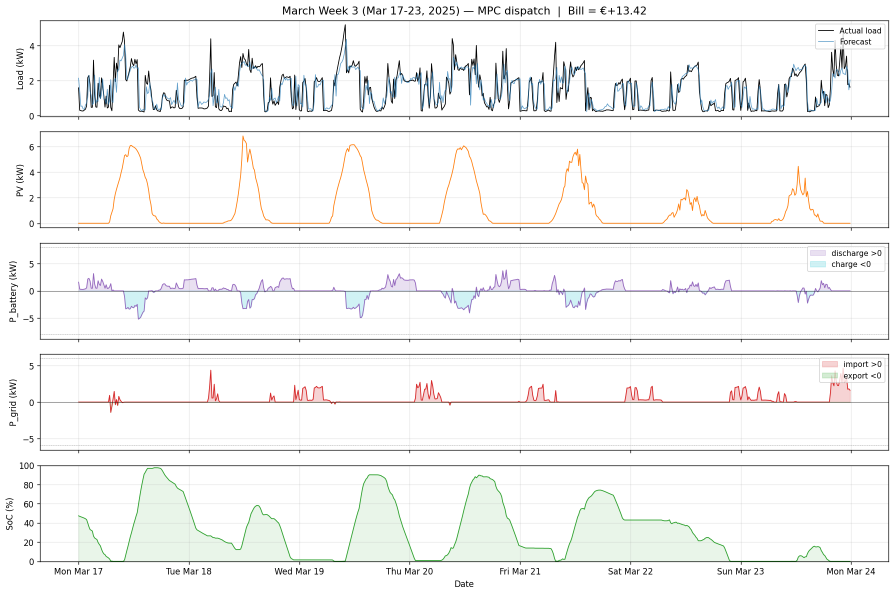
#> input picture outputs/plots/presentation/march_week3_dispatch.png, 1789 x 1189 px (shown at 1/2 size)
$ python build_presentation_pdf.py
#> lines starting #> are read from the running program, lines starting #| are printed output that depends on the picture
"""
Self-contained PDF renderer for the 6-slide deck. Uses matplotlib so no
PowerPoint / LibreOffice dependency. Output: 16:9 widescreen PDF, matches
the .pptx layout in clean blue/white.
"""
import sys, json
from pathlib import Path
sys.path.insert(0, str(Path(__file__).parents[1]))

import numpy as np
import matplotlib
matplotlib.use("Agg")
import matplotlib.pyplot as plt
from matplotlib.backends.backend_pdf import PdfPages
from matplotlib.patches import FancyBboxPatch, Rectangle, FancyArrowPatch
import matplotlib.image as mpimg

ROOT = Path(__file__).parents[1]
OUT  = ROOT / "day 2" / "Team 25- Ahmed Mohamed Bayoumi.pdf"
OUT.parent.mkdir(parents=True, exist_ok=True)

# Palette — only blue and white
WHITE  = "#FFFFFF"
BLUE   = "#2A5DAA"
NAVY   = "#0F2D52"
LIGHT  = "#DAE5F4"
SOFT   = "#F6F8FC"
GREY   = "#555F6B"
PALE   = "#E9EDF2"

# 16:9 page (PowerPoint widescreen) at 200 DPI → 13.33 × 7.5 inches
PAGE_W, PAGE_H = 13.333, 7.5

# Helper: create a fresh slide canvas
def new_slide():
    fig = plt.figure(figsize=(PAGE_W, PAGE_H), facecolor=WHITE)
    ax = fig.add_axes([0, 0, 1, 1])      # fills page
    ax.set_xlim(0, PAGE_W); ax.set_ylim(0, PAGE_H)
    ax.invert_yaxis()                     # so y=0 is at TOP (PowerPoint convention)
    ax.set_axis_off()
    return fig, ax

def title_block(ax, num, title):
    # Left blue accent bar
    ax.add_patch(Rectangle((0, 0), 0.30, PAGE_H, color=BLUE))
    ax.text(0.50, 0.78, f"0{num}", fontsize=42, color=BLUE, weight="bold",
            ha="left", va="top", family="DejaVu Sans")
    ax.text(0.50, 1.50, title, fontsize=22, color=NAVY, weight="bold",
            ha="left", va="top", family="DejaVu Sans")
    # divider line
    ax.add_patch(Rectangle((0.50, 1.85), PAGE_W-1.0, 0.02, color=PALE))


def stage_box(ax, x, y, w, h, top, body):
    # Soft fill
    ax.add_patch(Rectangle((x, y), w, h, color=SOFT, ec=LIGHT))
    # Left accent
    ax.add_patch(Rectangle((x, y), 0.10, h, color=BLUE))
    # Title + body
    ax.text(x+0.25, y+0.20, top, fontsize=11, color=NAVY, weight="bold",
            va="top", family="DejaVu Sans")
    ax.text(x+0.25, y+0.45, body, fontsize=9.5, color=GREY,
            va="top", family="DejaVu Sans")


def numbered_step(ax, x, y, w, h, n, body):
    ax.add_patch(Rectangle((x, y), w, h, color=SOFT, ec=LIGHT))
    # Blue circle for number
    ax.add_patch(Rectangle((x+0.08, y+0.08), 0.42, h-0.16, color=BLUE))
    ax.text(x+0.29, y+h/2, str(n), fontsize=14, color=WHITE, weight="bold",
            ha="center", va="center", family="DejaVu Sans")
    ax.text(x+0.65, y+h/2, body, fontsize=11, color=NAVY,
            ha="left", va="center", family="DejaVu Sans")


def kpi_number(ax, x, y, value, sub, big=64):
    ax.text(x, y, value, fontsize=big, color=NAVY, weight="bold",
            ha="left", va="top", family="DejaVu Sans")
    ax.text(x, y + (big*0.012)+0.05, sub, fontsize=11, color=GREY, style="italic",
            ha="left", va="top", family="DejaVu Sans")


def add_image(ax, path, x, y, w):
    """Place an image at (x,y) with width w (page-units), preserving aspect."""
    img = mpimg.imread(str(path))
    aspect = img.shape[0] / img.shape[1]
    h = w * aspect
    ax.imshow(img, extent=[x, x+w, y+h, y], aspect="auto", interpolation="hanning")
    return h


# ─────────────────────────────────────────────────────────────────────
with PdfPages(str(OUT)) as pdf:

    # ────────────── SLIDE 1 — Forecasting model ──────────────────────
    fig, ax = new_slide()
    title_block(ax, 1, "Forecasting model")

    # Architecture stack (left)
    arch_x, arch_w = 0.7, 7.0
    arch_y = 1.85
    box_h, gap = 0.55, 0.18
    stages = [
        ("INPUT",  "load · pv · weather · ARPA radiation · holidays · Italian TOU"),
        ("v7 FEATURES",  "lag · rolling · wavelet · clear-sky physics · cyclical (153 cols)"),
        ("8-BAG LIGHTGBM",  "online retraining + walkforward · diverse light-reg configs"),
        ("LSTM-AE  (PyTorch · GPU)",  "encoder 4 → 32 → 16 bottleneck on past-96 windows"),
        ("5-FOLD CV-NNLS BLEND",  "honest stacking — per-fold weights from out-of-fold residuals"),
        ("MA(3) + α-RESCALE",  "variance-preserving smoothing (no test actuals used)"),
    ]
    for i, (top, bot) in enumerate(stages):
        y = arch_y + i*(box_h + gap)
        stage_box(ax, arch_x, y, arch_w, box_h, top, bot)
        if i < len(stages)-1:
            cx = arch_x + 0.05
            ax.plot([cx, cx], [y+box_h, y+box_h+gap], color=BLUE, linewidth=1.4)
    final_y = arch_y + len(stages)*(box_h+gap)
    ax.add_patch(Rectangle((arch_x, final_y), arch_w, 0.55, color=BLUE))
    ax.text(arch_x+arch_w/2, final_y+0.27,
            "FINAL FORECAST  →  feeds MPC dispatch loop",
            fontsize=12, color=WHITE, weight="bold",
            ha="center", va="center", family="DejaVu Sans")

    # Right column — metrics
    m_x = arch_x + arch_w + 0.6
    m_w = PAGE_W - m_x - 0.5
    ax.text(m_x, 1.85, "2025 test set", fontsize=11, color=BLUE, weight="bold",
            va="top", family="DejaVu Sans")
    ax.text(m_x, 2.20, "(April + September, 5760 timesteps)",
            fontsize=10, color=GREY, style="italic", va="top", family="DejaVu Sans")
    ax.text(m_x, 2.85, "52.17%", fontsize=64, color=NAVY, weight="bold",
            va="top", family="DejaVu Sans")
    ax.text(m_x, 3.95, "NRMSE", fontsize=14, color=BLUE, weight="bold",
            va="top", family="DejaVu Sans")
    ax.text(m_x, 4.25, "primary ranking metric", fontsize=10, color=GREY,
            style="italic", va="top", family="DejaVu Sans")
    rows = [("RMSE", "0.470 kW"), ("MAE", "0.283 kW"),
            ("April only", "48.40 %"), ("September only", "56.50 %")]
    for i, (k, v) in enumerate(rows):
        yy = 4.85 + i*0.36
        ax.text(m_x,           yy, k, fontsize=12, color=GREY, va="top", family="DejaVu Sans")
        ax.text(m_x+m_w-0.05,  yy, v, fontsize=13, color=NAVY, weight="bold",
                ha="right", va="top", family="DejaVu Sans")

    pdf.savefig(fig, bbox_inches=None, pad_inches=0); plt.close(fig)
#> after `pdf.savefig(fig, bbox_inches=None, pad_inches=0)`:
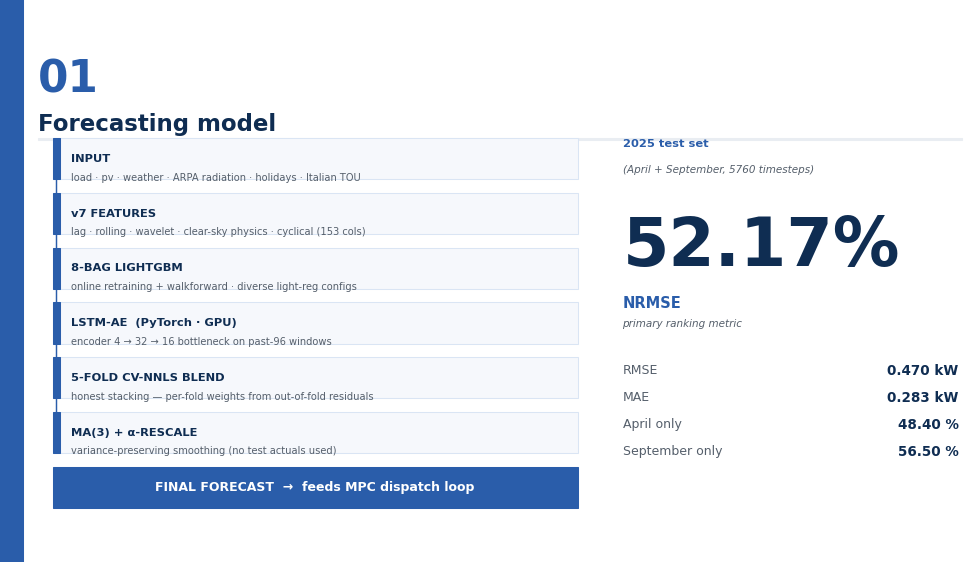
#> figure drawn by matplotlib, 1 panel

    # ────────────── SLIDE 2 — Controller approach ────────────────────
    fig, ax = new_slide()
    title_block(ax, 2, "Controller approach  ·  Rolling-horizon MPC, H = 96")

    # Left — MPC loop
    mpc_x, mpc_w = 0.7, 7.0
    ax.text(mpc_x, 1.85, "MPC LOOP — at each 15-min step",
            fontsize=11, color=BLUE, weight="bold", va="top", family="DejaVu Sans")
    step_y = 2.35
    step_h = 0.62; step_gap = 0.12
    steps = [
        (1, "Get load forecast for next H = 96 steps (24 h)"),
        (2, "Solve LP — 481 vars: p_chg, p_dis, p_imp, p_exp, soc"),
        (3, "Apply hard constraints — SoC ∈ [0,1], ±8 kW battery, ±6 kW grid"),
        (4, "Execute first action only (discard the rest)"),
        (5, "Update SoC from realised battery action, advance to t+1"),
    ]
    for i, (n, body) in enumerate(steps):
        y = step_y + i*(step_h + step_gap)
        numbered_step(ax, mpc_x, y, mpc_w, step_h, n, body)

    # Right — solver + horizon
    r_x = mpc_x + mpc_w + 0.5
    r_w = PAGE_W - r_x - 0.5
    ax.text(r_x, 1.85, "OPTIMIZER", fontsize=11, color=BLUE, weight="bold",
            va="top", family="DejaVu Sans")
    ax.text(r_x, 2.30, "scipy.optimize.linprog  (HiGHS)",
            fontsize=15, color=NAVY, weight="bold", va="top", family="DejaVu Sans")
    ax.text(r_x, 2.85,
            "→  Linear program — convex, polynomial-time, single global optimum\n"
            "→  Open-source, deterministic, ~10 ms per H=96 solve\n"
            "→  No MIP needed: at non-negative tariffs, LP picks one direction naturally",
            fontsize=10.5, color=GREY, va="top", family="DejaVu Sans")

    ax.text(r_x, 4.50, "WHY H = 96  (24-hour horizon)",
            fontsize=11, color=BLUE, weight="bold", va="top", family="DejaVu Sans")

    table_top = 5.0
    rows = [("H","Bill (€)","vs A"),
            ("4",  "+63.71", "+71"),
            ("24", "+6.22",  "+14"),
            ("48", "−16.71", "−9"),
            ("96", "−18.89", "−11")]
    col_xs = [r_x+0.15, r_x+r_w*0.40, r_x+r_w*0.72]
    for i, row in enumerate(rows):
        yy = table_top + i*0.30
        is_h = (i == 0); is_w = (i == len(rows)-1)
        if is_h:
            ax.add_patch(Rectangle((r_x, yy-0.05), r_w, 0.30, color=NAVY))
        elif is_w:
            ax.add_patch(Rectangle((r_x, yy-0.05), r_w, 0.30, color=LIGHT))
        fg = WHITE if is_h else NAVY
        for c, cell in enumerate(row):
            ax.text(col_xs[c], yy+0.10, cell, fontsize=11, color=fg,
                    weight=("bold" if is_h or is_w else "normal"),
                    ha="left", va="center", family="DejaVu Sans")

    ax.text(r_x, table_top+len(rows)*0.30+0.15,
            "Captures full F3-night → F1-day arbitrage cycle.",
            fontsize=10, color=GREY, style="italic", va="top", family="DejaVu Sans")

    pdf.savefig(fig, bbox_inches=None, pad_inches=0); plt.close(fig)
#> after `pdf.savefig(fig, bbox_inches=None, pad_inches=0)`:
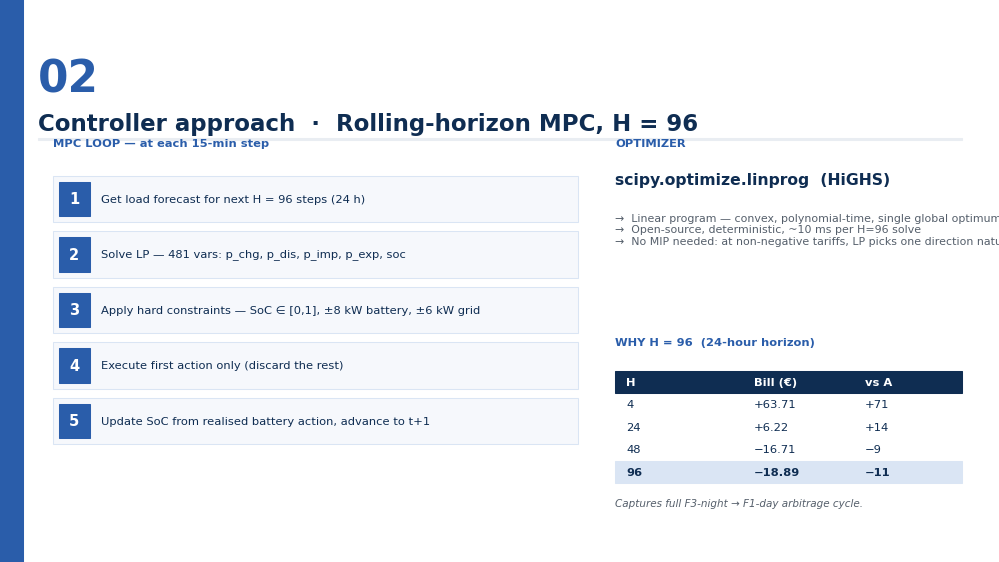
#> figure drawn by matplotlib, 1 panel

    # ────────────── SLIDE 3 — March W3 dispatch ──────────────────────
    fig, ax = new_slide()
    title_block(ax, 3, "March Week 3 dispatch  ·  Mar 17 – 23, 2025")
    add_image(ax, ROOT / "outputs/plots/presentation/march_week3_dispatch.png",
              0.7, 1.85, 11.9)
#> in add_image, img is the input picture: shape (1189, 1789, 4) float32; mean R, G, B, A 0.959, 0.963, 0.958, 1
    ax.text(PAGE_W/2, 7.05,
            "All hard constraints respected: battery [-5.2, +3.8] kW (limit ±8) · grid [-1.4, +4.7] kW (limit ±6) · SoC [0%, 97.5%]",
            fontsize=10, color=GREY, style="italic",
            ha="center", va="top", family="DejaVu Sans")
    pdf.savefig(fig, bbox_inches=None, pad_inches=0); plt.close(fig)
#> after `pdf.savefig(fig, bbox_inches=None, pad_inches=0)`:
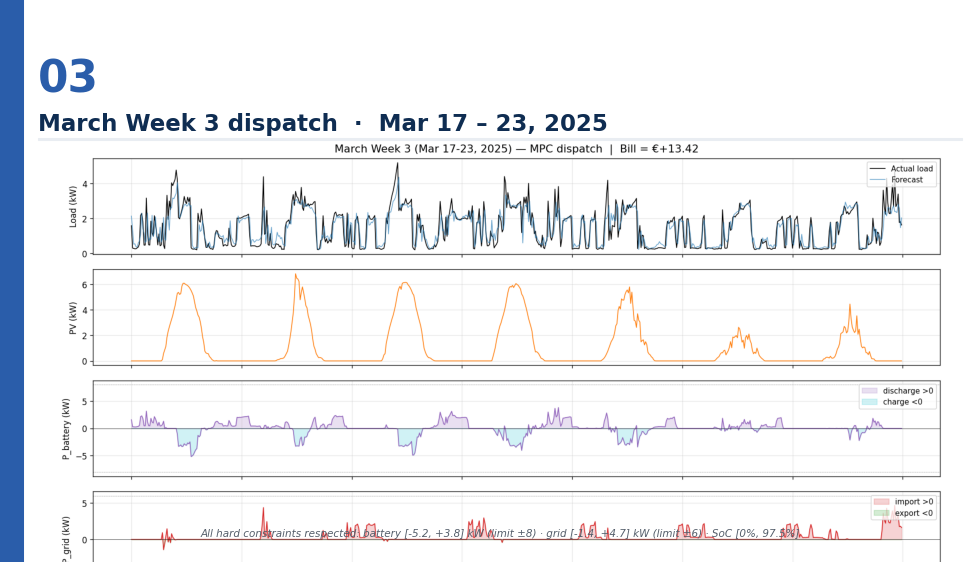
#> figure drawn by matplotlib, 1 panel

    # ────────────── SLIDE 4 — Results ────────────────────────────────
    fig, ax = new_slide()
    title_block(ax, 4, "Results  ·  90% of oracle savings  ·  +154% vs Baseline A")

    add_image(ax, ROOT / "outputs/plots/presentation/cumulative_bill_4line.png",
              0.5, 1.85, 8.0)
#> call 2 of add_image, with x = 0.5, y = 1.85, w = 8
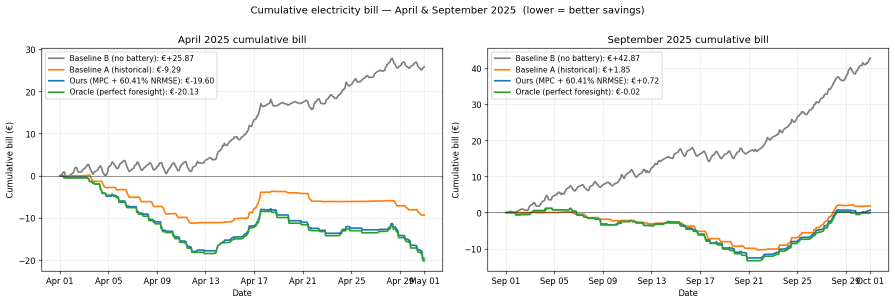
#> input picture outputs/plots/presentation/cumulative_bill_4line.png, 1789 x 608 px (shown at 1/2 size)
#> in add_image, img is the input picture: shape (608, 1789, 4) float32; mean R, G, B, A 0.962, 0.964, 0.96, 1
    ax.text(0.5+4.0, 5.05, "Cumulative electricity bill — April + September 2025",
            fontsize=10, color=GREY, style="italic", ha="center",
            va="top", family="DejaVu Sans")

#> (the run stopped early here; a loop or call above may not have finished)
